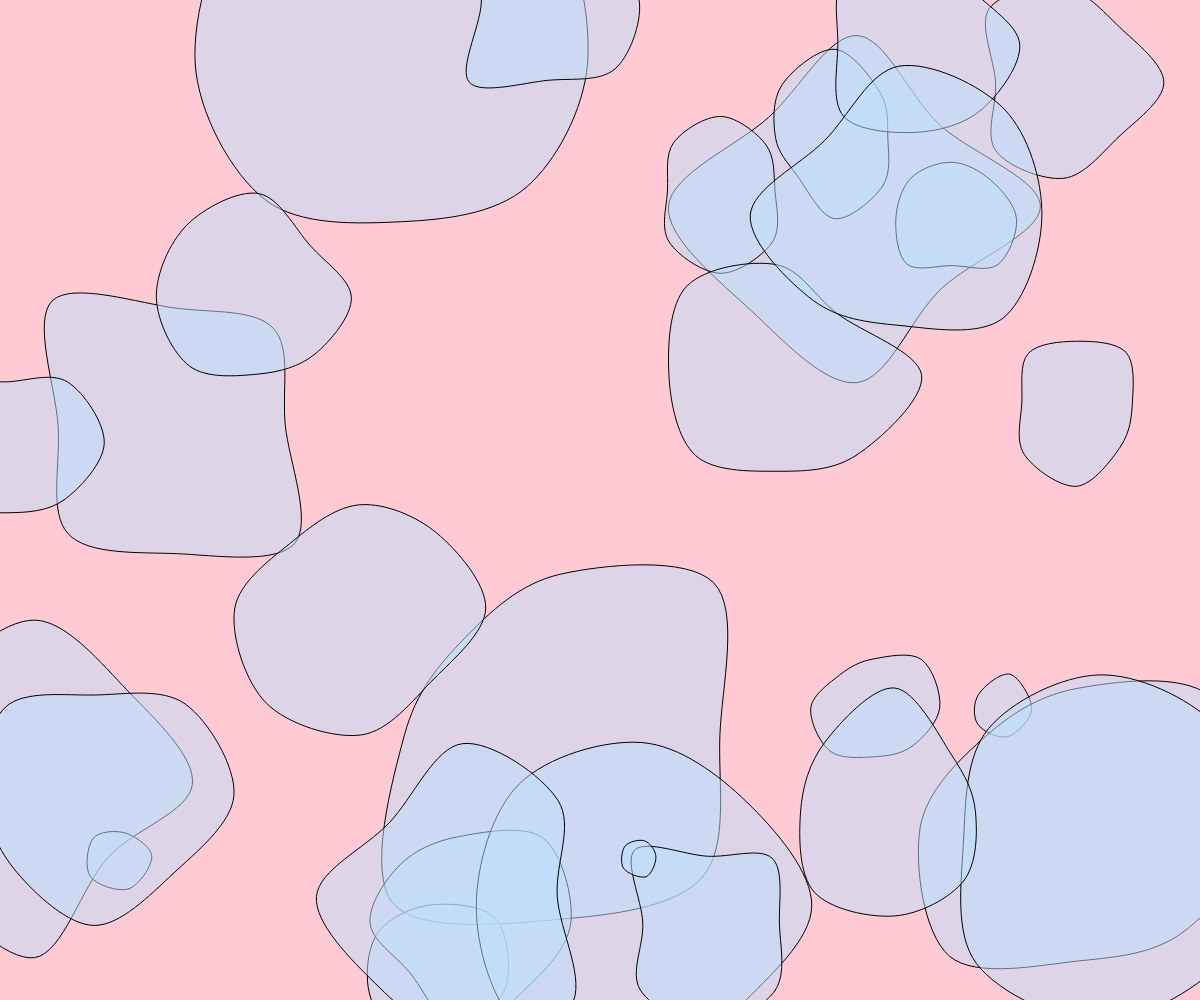
Frame 1 (no input)
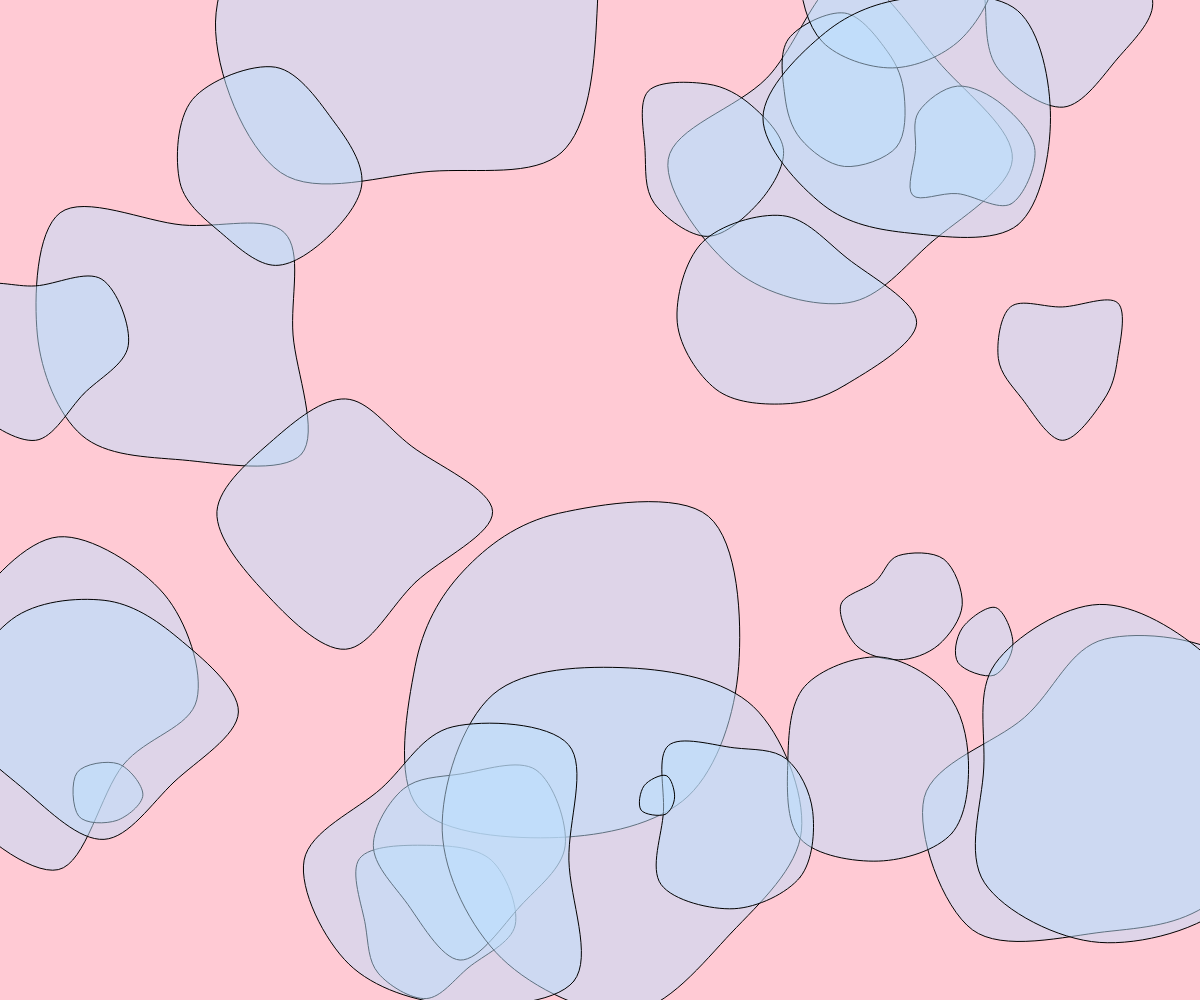
Frame 60 (no input)
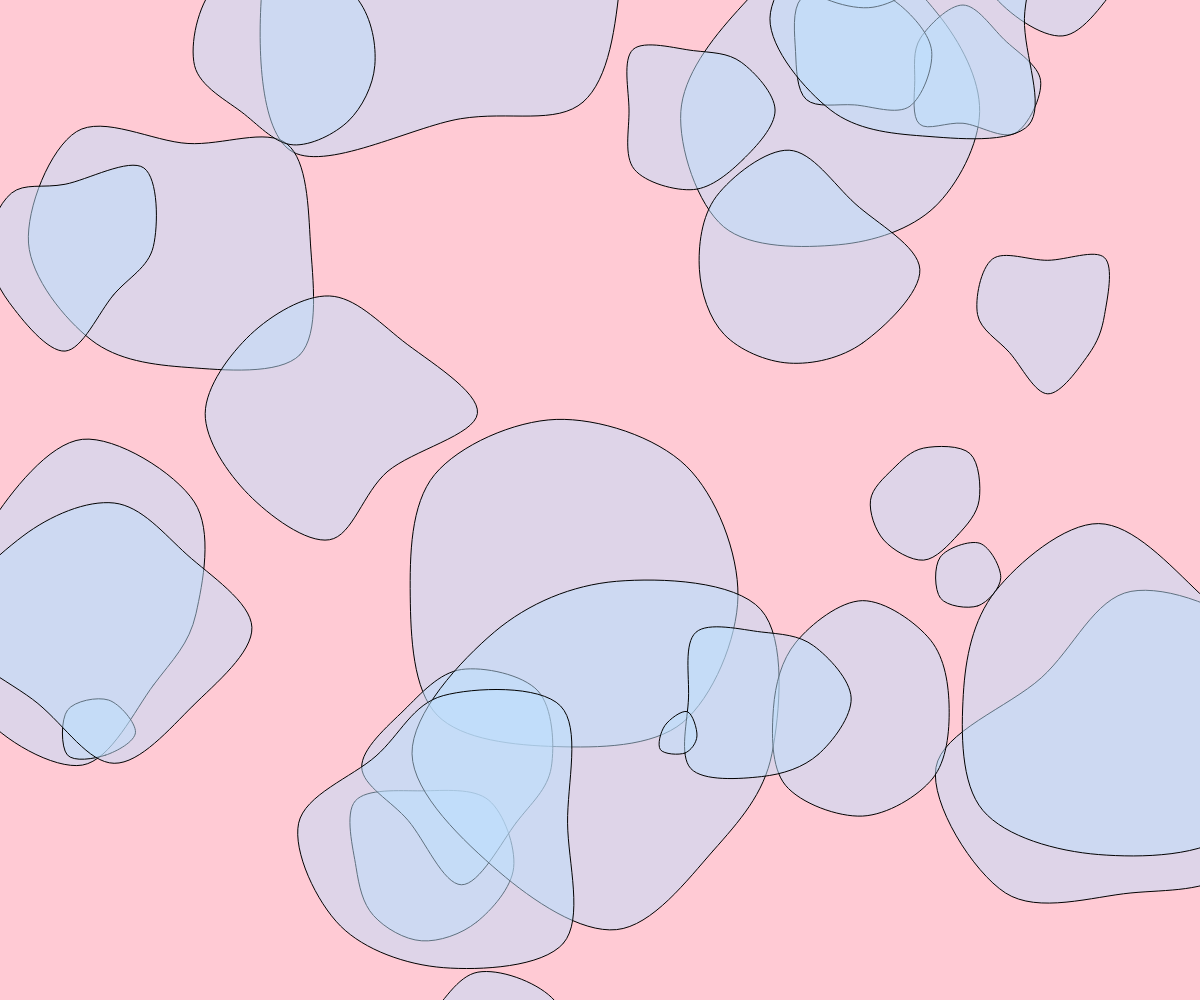
Frame 120 (the mouse pressed at the canvas centre since frame 60)

The p5.js sketch that drew these frames (run headless with seeded random() and noise() and a simulated clock; from frame 60 on, the mouse is pressed at the canvas centre):

// p5.js sketch
// ── sketch.js
let speedMod = 1;
let draggedLava = null;
let dragOffsetX = 0;
let dragOffsetY = 0;
let darkMode = false;
let lavas = [];
let blue, black;

class Lava {
  constructor(x, y, r) {
    this.x = x;
    this.y = y;
    this.r = r;
    this.d = r * 2;
    this.maxSize = this.d * 2;
    this.xSpeed = random(-0.5, 0.5);
    this.ySpeed = random(-0.5, -2);
    this.res = r < 25 ? 5 : 8;
    this.resF = this.res + 2;
    this.offsets = Array.from({ length: this.res }, () => random(-5, 5));
    this.noiseOffsets = Array.from({ length: this.res }, () => random(1000));
    this.layer = round(random(1, 4));
    this.dragging = false; // 是否正在被拖曳
    this.hovered = false; // 滑鼠是否在圖案上
  }

  move() {
    if (!this.dragging) {
      this.x += this.xSpeed;
      this.y += this.ySpeed * speedMod;
      if (this.y < -this.maxSize) {
        this.x = random(width);
        this.y = height + this.d;
      }
    }

    for (let i = 0; i < this.offsets.length; i++) {
      this.offsets[i] = map(noise(this.noiseOffsets[i]), 0, 1, 0, this.d);
      this.noiseOffsets[i] += this.hovered ? 0.025 : 0.005;
    }
  }

  show() {
    push();
    fill(color(189, 224, 254, 128)); // 設定移動物品顏色為 #bde0fe 並加入透明度 128

    if (this.hovered) strokeWeight(2);
    else strokeWeight(1);

    translate(this.x, this.y);

    beginShape();
    for (let i = 0; i <= this.resF; i++) {
      let rad = (i * TAU) / this.res;
      let r = this.r + this.offsets[i % this.offsets.length];
      curveVertex(r * cos(rad), r * sin(rad));
    }
    endShape();

    pop();
  }

  isMouseOver() {
    let d = dist(mouseX, mouseY, this.x, this.y);
    return d < this.r;
  }
}

function setup() {
  createCanvas(windowWidth, windowHeight); // 指定畫布大小
  let amount = floor(width / 40);
  for (let i = 0; i < amount; i++) {
    let l = new Lava(random(width), random(height), random(10, 100));
    lavas.push(l);
  }
  blue = color(183, 235, 255, 64);
  black = color(0, 64);
}

function draw() {
  background(color('#ffcad4')); // 設定背景顏色為 #ffcad4

  for (let l of lavas) {
    l.hovered = l.isMouseOver();
    l.move();
    l.show();
  }
}

function mousePressed() {
  for (let l of lavas) {
    if (l.isMouseOver()) {
      draggedLava = l;
      draggedLava.dragging = true;
      dragOffsetX = mouseX - l.x;
      dragOffsetY = mouseY - l.y;
      break;
    }
  }
}

function mouseDragged() {
  if (draggedLava) {
    draggedLava.x = mouseX - dragOffsetX;
    draggedLava.y = mouseY - dragOffsetY;
  }
}

function mouseReleased() {
  if (draggedLava) {
    draggedLava.dragging = false;
    draggedLava = null;
  }
}

function windowResized() {
  resizeCanvas(windowWidth, windowHeight); // 更新畫布大小
}
// ── style.css
/* 全域樣式 */
html, body {
  margin: 0;
  padding: 0;
}

canvas {
  display: block;
  z-index: 0; /* 畫布在最底層 */
  position: relative;
}

/* 主選單樣式 */
.menu {
  position: absolute;
  top: 10px;
  right: 10px;
  list-style: none;
  margin: 0;
  padding: 10px;
  display: flex;
  gap: 20px; /* 選單項目之間的距離 */
  background-color: #cae9ff; /* 選單背景顏色 */
  border-radius: 5px;
  z-index: 3; /* 確保選單在畫布和 iframe 之上 */
}

.menu li {
  position: relative; /* 為子選單定位 */
  
}

.menu a {
  text-decoration: none;
  color: black; /* 選單文字顏色 */
  font-size: 18px; /* 選單文字大小 */
  font-family: 'Microsoft JhengHei', sans-serif; /* 選單文字字型 */
  padding: 5px 10px;
  border-radius: 5px;
  transition: color 0.3s, background-color 0.3s;
}

.menu a:hover {
  color: #bee9e8; /* 滑鼠移動到上面時的文字顏色 */
}
/* 子選單樣式 */
.submenu {
  display: none; /* 預設隱藏 */
  position: absolute;
  top: 100%; /* 子選單顯示在主選單下方 */
  left: 0;
  background-color: #cae9ff; /* 子選單背景顏色 */
  padding: 10px;
  border-radius: 5px;
  list-style: none;
  z-index: 4; /* 確保子選單在畫布和 iframe 之上 */
}

.submenu li {
  margin: 5px 0;
}

.submenu a {
  color: black;
  font-size: 16px;
  padding: 5px 10px;
  display: block;
  text-decoration: none;
  border-radius: 5px;
}

.submenu a:hover {
  background-color: #bee9e8; /* 滑鼠移到子選單項目時的背景顏色 */
}
/* 自我介紹圖片區域 */
.intro-image {
  display: none; /* 預設隱藏 */
  position: absolute;
  top: 50%;
  left: 50%;
  transform: translate(-50%, -50%);
  z-index: 2; /* 確保在畫布之上但在選單之下 */
}

.intro-image img {
  max-width: 80%; /* 限制圖片寬度 */
  max-height: 80%; /* 限制圖片高度 */
  border-radius: 10px;
  box-shadow: 0 4px 8px rgba(0, 0, 0, 0.2); /* 陰影效果 */
}
.intro-image img {
  width: 1000px; /* 設定圖片寬度 */
  height: auto; /* 自動調整高度以保持比例 */
  transition: transform 0.3s ease; /* 增加放大時的動畫效果 */
}

.intro-image img:hover {
  transform: scale(1.5); /* 滑鼠懸停時放大 1.2 倍 */
}
/* iframe 樣式 */
.content-frame {
  display: none; /* 預設隱藏 */
  position: absolute;
  top: 100px; /* 距離頂部 */
  left: 50%;
  transform: translateX(-50%);
  width: 80%; /* 寬度為畫面的 80% */
  height: 70%; /* 高度為畫面的 70% */
  border: 2px solid #cae9ff; /* 邊框顏色 */
  border-radius: 10px;
  z-index: 2; /* 確保在畫布之上但在選單之下 */
}
/* 影片顯示區 */
.video-container {
  display: none; /* 預設隱藏 */
  position: absolute;
  top: 50%;
  left: 50%;
  transform: translate(-50%, -50%);
  z-index: 2; /* 確保在畫布之上但在選單之下 */
}

.video-container video {
  max-width: 80%; /* 限制影片寬度 */
  max-height: 80%; /* 限制影片高度 */
  border-radius: 10px;
  box-shadow: 0 4px 8px rgba(0, 0, 0, 0.2); /* 陰影效果 */
}
